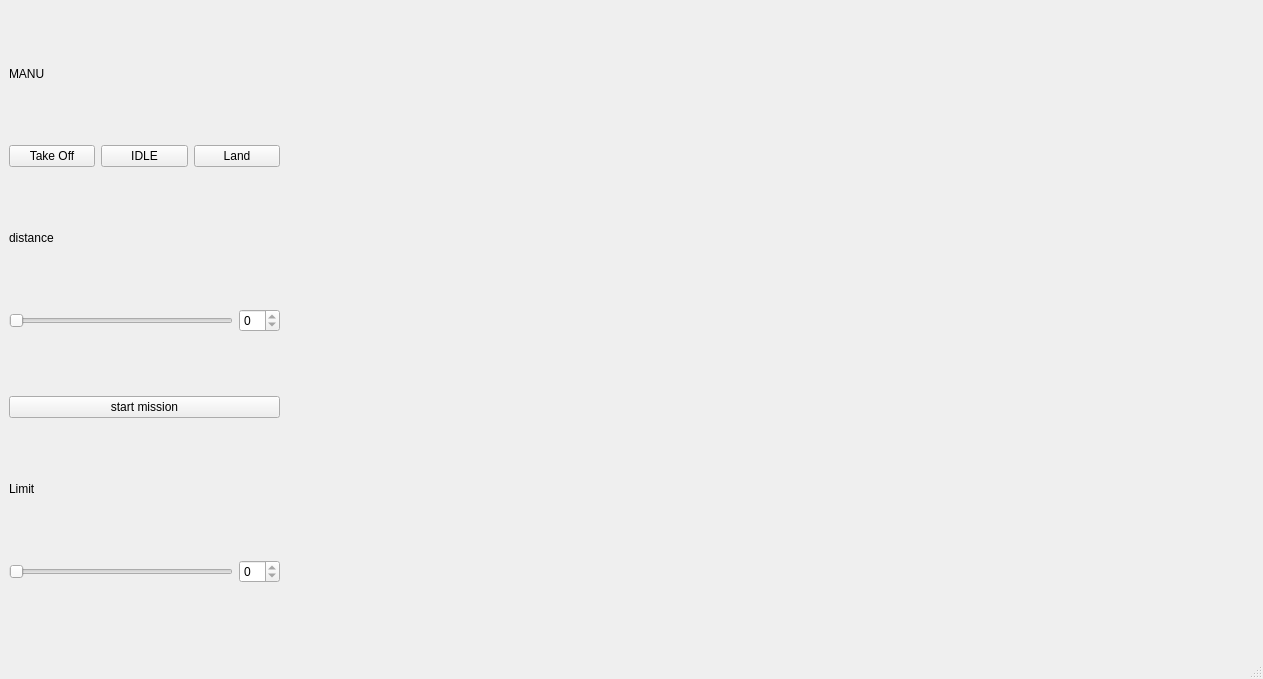
<?xml version="1.0" encoding="UTF-8"?>
<ui version="4.0">
 <class>MainWindow</class>
 <widget class="QMainWindow" name="MainWindow">
  <property name="geometry">
   <rect>
    <x>0</x>
    <y>0</y>
    <width>1263</width>
    <height>679</height>
   </rect>
  </property>
  <property name="windowTitle">
   <string>CX10 commander</string>
  </property>
  <widget class="QWidget" name="centralwidget">
   <layout class="QHBoxLayout" name="horizontalLayout_3">
    <item>
     <layout class="QVBoxLayout" name="verticalLayout">
      <item>
       <widget class="QLabel" name="mode_label">
        <property name="sizePolicy">
         <sizepolicy hsizetype="Fixed" vsizetype="Fixed">
          <horstretch>0</horstretch>
          <verstretch>0</verstretch>
         </sizepolicy>
        </property>
        <property name="text">
         <string>MANU</string>
        </property>
       </widget>
      </item>
      <item>
       <layout class="QHBoxLayout" name="horizontalLayout">
        <item>
         <widget class="QPushButton" name="takeoff_button">
          <property name="text">
           <string>Take Off</string>
          </property>
         </widget>
        </item>
        <item>
         <widget class="QPushButton" name="idle_button">
          <property name="text">
           <string>IDLE</string>
          </property>
         </widget>
        </item>
        <item>
         <widget class="QPushButton" name="land_button">
          <property name="text">
           <string>Land</string>
          </property>
         </widget>
        </item>
       </layout>
      </item>
      <item>
       <widget class="QLabel" name="label_2">
        <property name="sizePolicy">
         <sizepolicy hsizetype="Preferred" vsizetype="Fixed">
          <horstretch>0</horstretch>
          <verstretch>0</verstretch>
         </sizepolicy>
        </property>
        <property name="text">
         <string>distance</string>
        </property>
       </widget>
      </item>
      <item>
       <layout class="QHBoxLayout" name="horizontalLayout_2">
        <item>
         <widget class="QSlider" name="distance_slider">
          <property name="minimum">
           <number>1</number>
          </property>
          <property name="maximum">
           <number>300</number>
          </property>
          <property name="orientation">
           <enum>Qt::Horizontal</enum>
          </property>
         </widget>
        </item>
        <item>
         <widget class="QSpinBox" name="distance_spinBox">
          <property name="readOnly">
           <bool>true</bool>
          </property>
         </widget>
        </item>
       </layout>
      </item>
      <item>
       <widget class="QPushButton" name="start_button">
        <property name="text">
         <string>start mission</string>
        </property>
       </widget>
      </item>
      <item>
       <widget class="QLabel" name="label_3">
        <property name="sizePolicy">
         <sizepolicy hsizetype="Fixed" vsizetype="Fixed">
          <horstretch>0</horstretch>
          <verstretch>0</verstretch>
         </sizepolicy>
        </property>
        <property name="text">
         <string>Limit</string>
        </property>
       </widget>
      </item>
      <item>
       <layout class="QHBoxLayout" name="horizontalLayout_4">
        <item>
         <widget class="QSlider" name="limit_slider">
          <property name="maximum">
           <number>300</number>
          </property>
          <property name="orientation">
           <enum>Qt::Horizontal</enum>
          </property>
         </widget>
        </item>
        <item>
         <widget class="QSpinBox" name="limit_spinBox">
          <property name="readOnly">
           <bool>true</bool>
          </property>
         </widget>
        </item>
       </layout>
      </item>
     </layout>
    </item>
    <item>
     <widget class="MireDisplay" name="mire_display" native="true">
      <property name="sizePolicy">
       <sizepolicy hsizetype="Expanding" vsizetype="Preferred">
        <horstretch>0</horstretch>
        <verstretch>0</verstretch>
       </sizepolicy>
      </property>
      <property name="minimumSize">
       <size>
        <width>968</width>
        <height>608</height>
       </size>
      </property>
     </widget>
    </item>
   </layout>
  </widget>
  <widget class="QMenuBar" name="menubar">
   <property name="geometry">
    <rect>
     <x>0</x>
     <y>0</y>
     <width>1263</width>
     <height>28</height>
    </rect>
   </property>
  </widget>
  <widget class="QStatusBar" name="statusbar"/>
 </widget>
 <customwidgets>
  <customwidget>
   <class>MireDisplay</class>
   <extends>QWidget</extends>
   <header>miredisplay.h</header>
   <container>1</container>
  </customwidget>
 </customwidgets>
 <resources/>
 <connections>
  <connection>
   <sender>distance_slider</sender>
   <signal>valueChanged(int)</signal>
   <receiver>distance_spinBox</receiver>
   <slot>setValue(int)</slot>
   <hints>
    <hint type="sourcelabel">
     <x>110</x>
     <y>335</y>
    </hint>
    <hint type="destinationlabel">
     <x>247</x>
     <y>335</y>
    </hint>
   </hints>
  </connection>
  <connection>
   <sender>limit_slider</sender>
   <signal>valueChanged(int)</signal>
   <receiver>limit_spinBox</receiver>
   <slot>setValue(int)</slot>
   <hints>
    <hint type="sourcelabel">
     <x>110</x>
     <y>563</y>
    </hint>
    <hint type="destinationlabel">
     <x>247</x>
     <y>563</y>
    </hint>
   </hints>
  </connection>
 </connections>
</ui>
